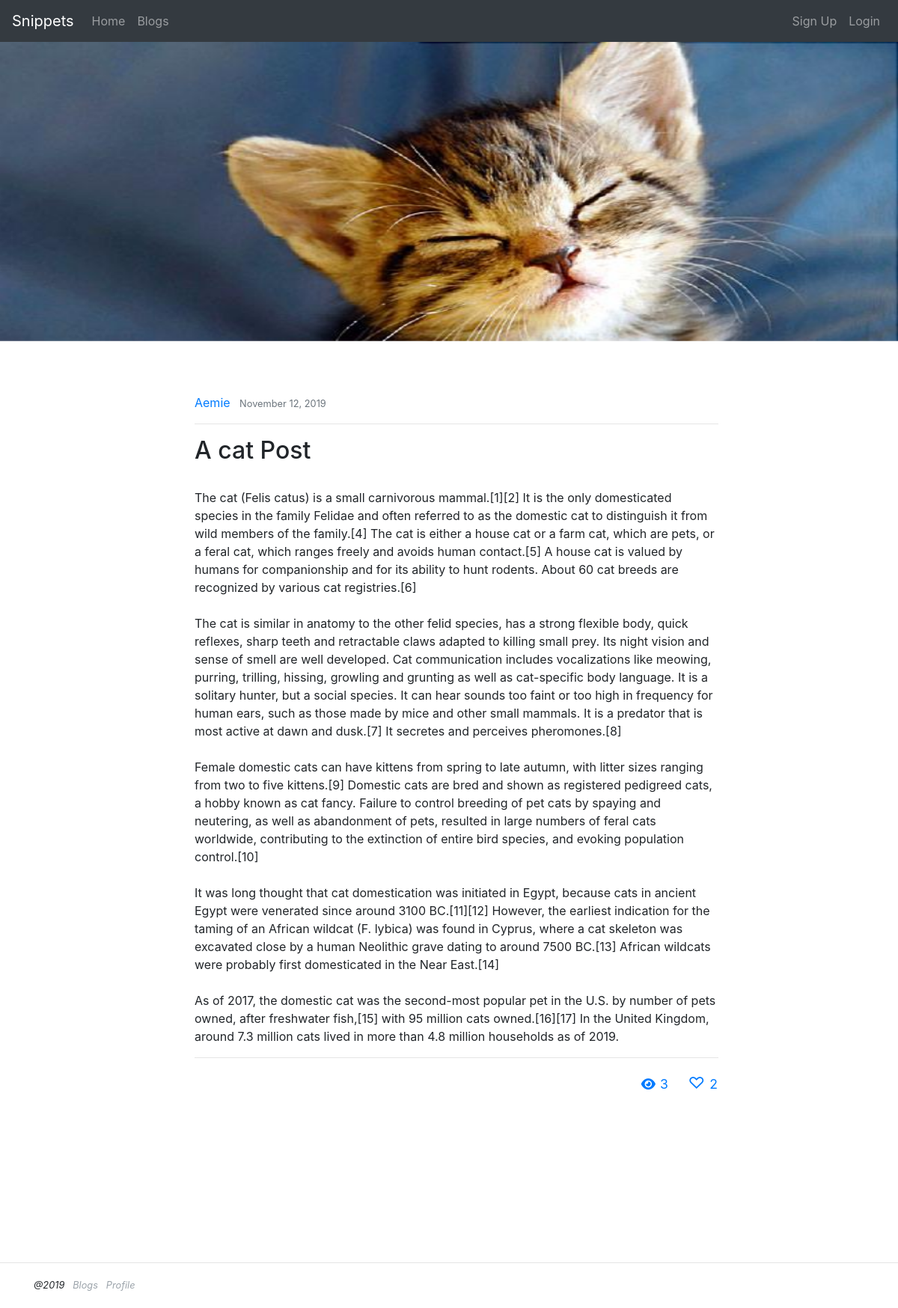
Screenshot of /post/46/ with the database file from the repository.
### Snippets/models.py (models this page shows, shortened)
class Post(models.Model) :
    title = models.CharField(max_length=100)
    content = models.TextField()
    date = models.DateTimeField(default=timezone.now)
    author = models.ForeignKey(User , on_delete=models.CASCADE) #If user deleted , delete their posts
    img = models.ImageField(default="default.jpg" , upload_to="post_pics")

### Snippets/views.py (the view)
# urls.py: path('post/<int:pk>/',PostDetailView.as_view(), name = 'post-detail'), #pk decides which blog to open based on id
class PostDetailView(DetailView):
    model = Post
    context_object_name = 'post'
    queryset = Post.objects.all()
    def get_context_data(self ,**kwargs) :
        context = super(PostDetailView,self).get_context_data(**kwargs)
        context['likes'] = Like.objects.values('post').annotate(post_count=Count('post')).filter(post_count__gt=1)
        context['defaultLike'] = Like.objects.values('default_count').distinct()
        context['views'] = ViewPost.objects.values('post').annotate(post_view=Count('post')).filter(post_view__gt=1)
        return context

### Snippets/templates/Snippets/post_detail.html (shortened to what this page needs)
{% extends "Snippets/base.html" %}
{% block content %}
        <div id="carouselExampleIndicators" class="carousel" data-ride="carousel">
            <div class="carousel-inner">
                <div class="carousel-item active"
                    style="background-image: url('{{ MEDIA_URL }}{{ post.img.url }}'); width:100%; height:25rem; background-size:100% 120%;">
                    <div class="carousel-caption"></div>
                </div>
            </div>
        </div>
        <article class="Media content-section" style="padding:30px 20%;">
            <div class="Media-body" style="padding-left:20px;padding-top:40px;">
                <div class="article-metadata">
                    <a class="mr-2" href="{% url 'user-posts' post.author.username %}">{{ post.author }}</a>
                    <small class="text-muted">{{ post.date|date:"F d, Y"}}</small>
                </div>
                <hr>
                <h2> {{ post.title }}</h2>
                <br>
                <p style="white-space: pre-wrap;">{{ post.content }}</p>
                <hr>
                <div>
                        <table style="margin-right:0;margin-left:auto;width: auto;">
                            <tr>
                                    <td>
                                        <a style="text-decoration: none;font-size:22px;" href="#"><i style="font-size:17px;" class="fas">&#xf06e;</i>
                                            {% for view in views %}
                                            {% ifequal post.id view.post %}
                                            <small>{{view.post_view}}</small>
                                            {% endifequal %}
                                            {% endfor %}
                                        </a>
                                    </td>
                                    <td>
                                        <a style="text-decoration: none;font-size:22px;" class="likebutton" id="like{{ post.id }}" href="#"
                                            data-catid="{{ post.id }}"> &#9825;
                                            {% for like in likes %}
                                            {% ifequal post.id like.post %}
                                            <small>{{like.post_count}}</small>
                                            {% endifequal %}
                                            {% endfor %}
                                        </a>
                                    </td>
                            </tr>
                        </table>
                </div>
            </div>
        </article>
{% endblock content %}

### Snippets/templates/Snippets/base.html (style rules this page uses)
.carousel-item { height: 55vh; min-height: 50px; background: no-repeat; background-size: cover; }
.Media { display: flex; align-items: flex-start; }
.Media-body { flex: 1; }

### rows the page displays
Post: img (picture), author "Aemie", date "November 12, 2019", title "A cat Post", content "The cat (Felis catus) is a small carnivorous mammal.[1][2] It is the only domesticated species in the family Felidae and often referred to as the domestic cat to distinguish it from wild members of the family.[4] The cat is either a house cat or a farm cat, which are pets, or a feral cat, which ranges freely and avoids human contact.[5] A house cat is valued by humans for companionship and for its ability to hunt rodents. About 60 cat breeds are recognized by various cat registries.[6] The cat is similar in anatomy to the other felid species, has a strong flexible body, quick reflexes, sharp teeth and retractable claws adapted to killing small prey. Its night vision and sense of smell are…"

### other values shown
{{ view.post_view }} "3"
{{ like.post_count }} "2"
